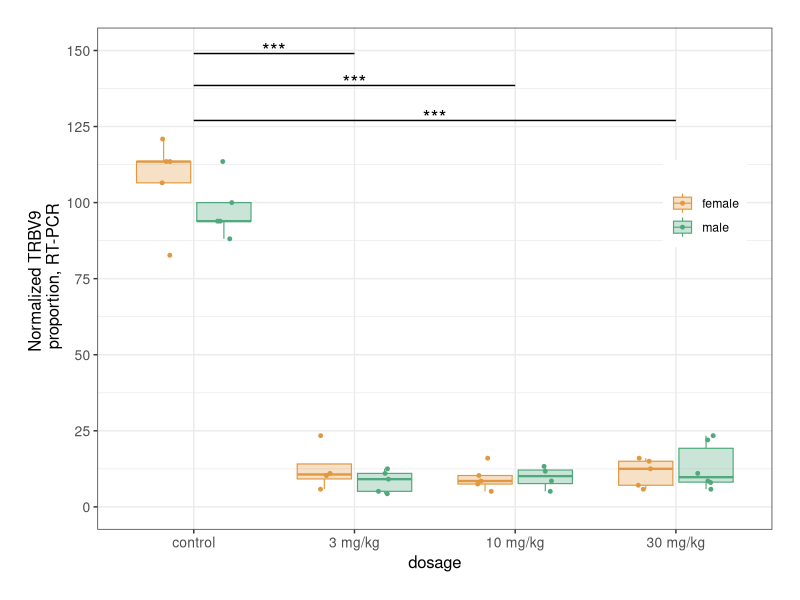

This figure's R source:
## ---- chunk 1
library(ggplot2)
mydata <- data.frame(sex = c(rep("female", 19), rep("male", 20)),
  dose = c(rep("control", 5), rep("3 mg/kg", 4), rep("10 mg/kg", 5), rep("30 mg/kg", 5),
           rep("control", 5), rep("3 mg/kg", 5), rep("10 mg/kg", 4), rep("30 mg/kg", 6)),
  values = c(113.5, 113.5, 82.7, 120.9, 106.5, 11, 5.8, 23.4, 10.3, 5.1, 16,
             10.3, 7.5, 8.5, 5.8, 7.1, 12.5, 16, 15, 113.5, 93.9, 100, 88.1,
             93.9, 12.5, 11, 5.1, 4.3, 9.1, 8.5, 13.3, 11.7, 5.1, 8.5, 11,
             8, 22, 23.4, 5.8))

head(mydata);tail(mydata)
ggplot(mydata, aes(x = dose, y = values, colour = sex, fill = sex)) +
  geom_boxplot(outlier.shape = NA, linewidth = 0.4) +
  geom_point(size = 1, position = position_jitterdodge(0.11)) +
  scale_x_discrete(limits = c("control", "3 mg/kg", "10 mg/kg", "30 mg/kg")) +
  scale_y_continuous(limits = c(0, 150), breaks = seq(0, 150, 25)) +
  scale_fill_manual(values = alpha(c("#E19841", "#50A87C"), 0.3)) +
  scale_colour_manual(values = c("#E19841", "#50A87C")) +
  annotate("segment", x = 1, xend = 2, y = 149, yend = 149) +
  annotate("segment", x = 1, xend = 3, y = 138.5, yend = 138.5) +
  annotate("segment", x = 1, xend = 4, y = 127, yend = 127) +
  annotate("text", x = 1.5, y = 150, size = 5, label = "***") +
  annotate("text", x = 2, y = 139.5, size = 5, label = "***") +
  annotate("text", x = 2.5, y = 128, size = 5, label = "***") +
  theme_bw() +
  theme(legend.position = c(0.9, 0.65),
        axis.text = element_text(size = 10),
        axis.title = element_text(size = 12),
        plot.margin = margin(20, 20, 20, 20)) +
  labs(x = "dosage",
       y = "Normalized TRBV9 \n proportion, RT-PCR",
       fill = "",
       colour = "")
